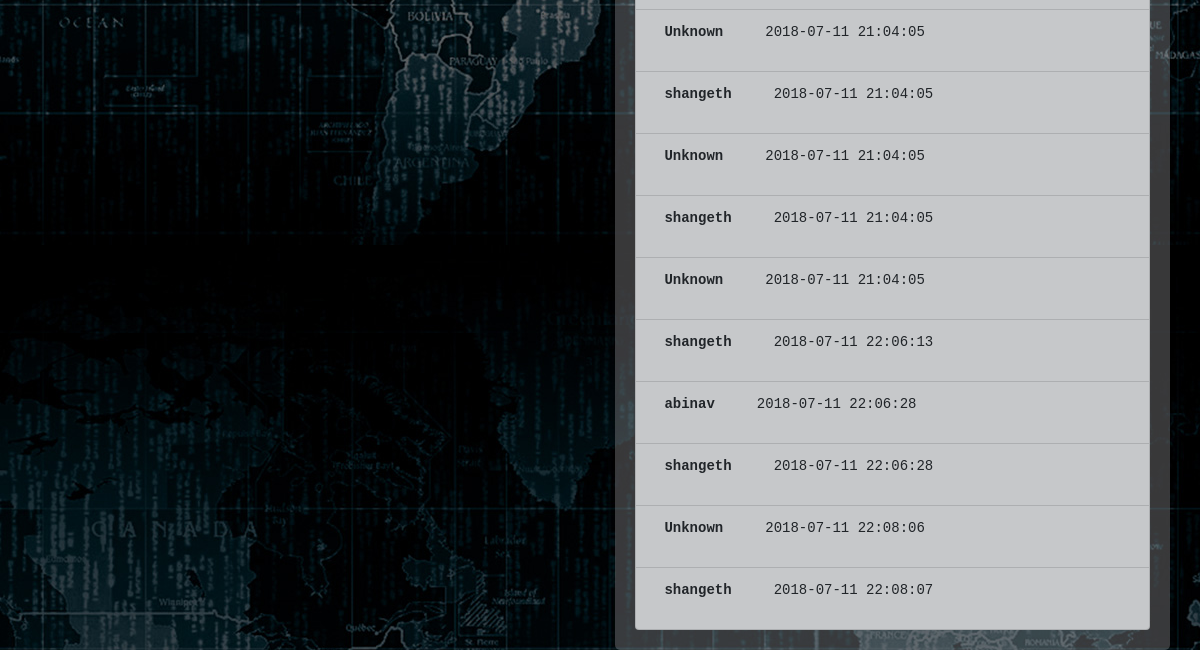
Before: / (lower part) with the older database file.
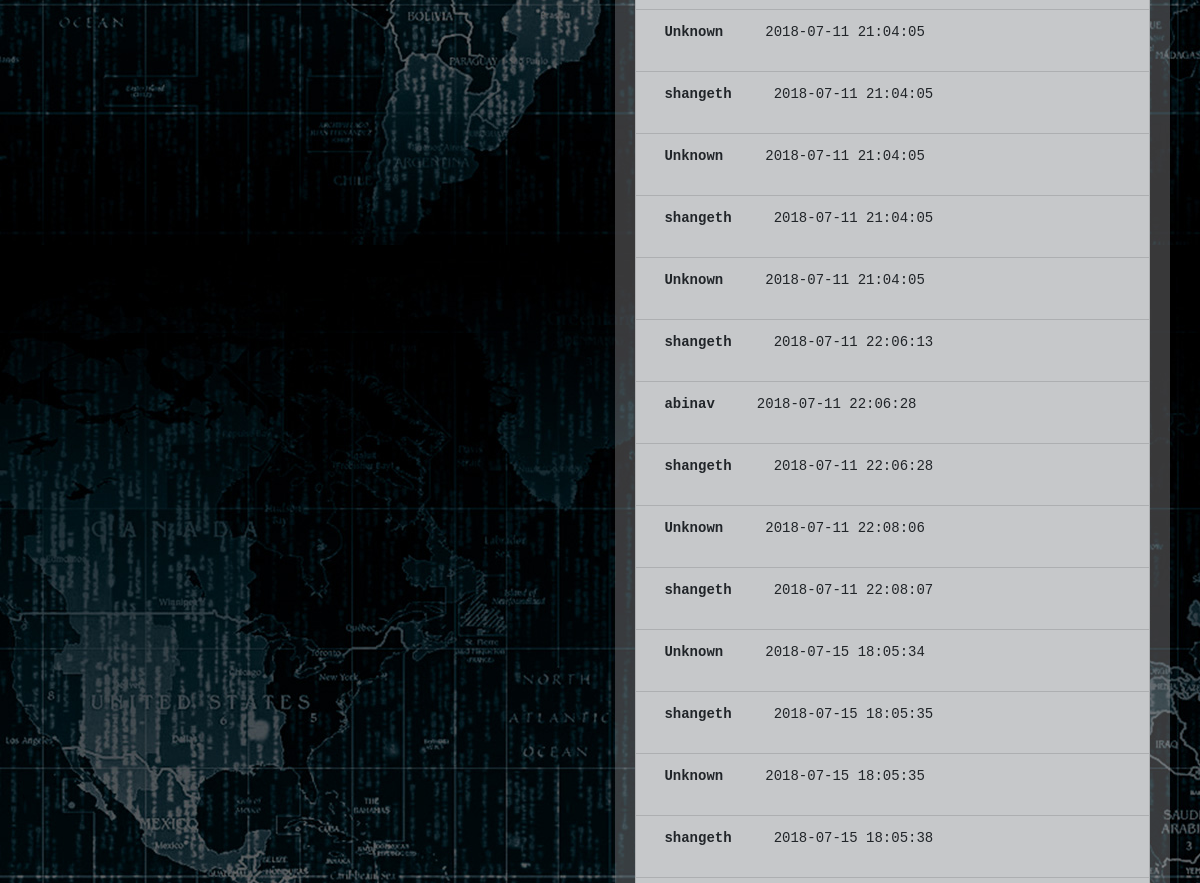
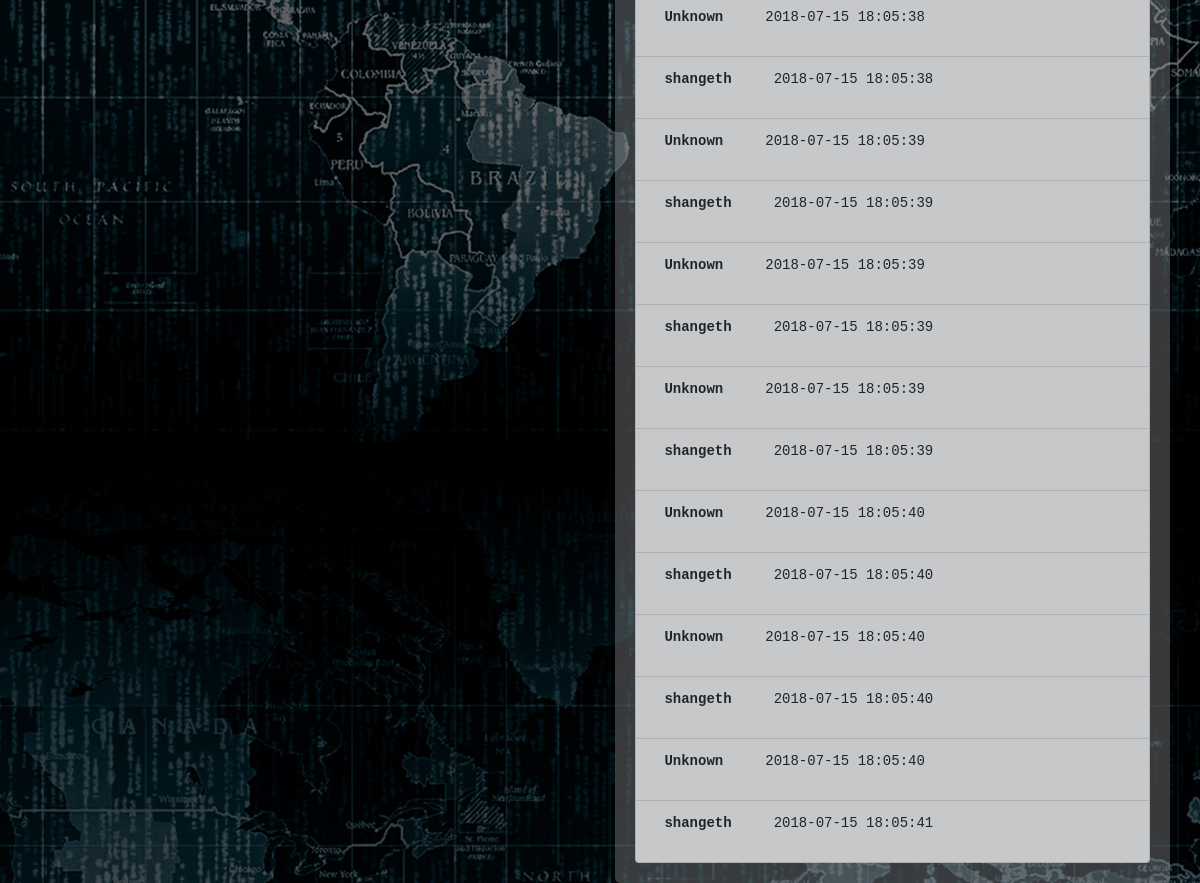
After: the same page with the newer database file (2 pictures, top to bottom).
### tables this page shows
CREATE TABLE `log` (
	`id`	INTEGER NOT NULL PRIMARY KEY AUTOINCREMENT UNIQUE,
	`visitor_name`	TEXT NOT NULL,
	`time`	TEXT NOT NULL
);

### server.py (the view)
@app.route('/')
def index():
    c = sqlite3.connect("faceInfoData.db")
    conn = c.cursor()
    cur = conn.execute("SELECT * FROM log ")
    logs=cur.fetchall()
    c.commit()
    conn.close()
    return render_template('home.html',logs=logs)

### templates/home.html (shortened to what this page needs)
{% extends "index2.html" %}
{% block content%}
<div class="container-fluid ">
    <div class="row align-items-start ">
<div class="col-md-6 outcol">
<div class="log">
<ol style="overflow: scroll;" class="list-group">
    {% for log in logs %}
        <li class="list-group-item list-group-item-dark"><pre><strong> {{ log[1] }}</strong>     {{ log[2] }}  </pre></li>
    {% endfor %}
    </ol>
</div>
</div>
</div>
</div>
{% endblock %}

### templates/index2.html (shortened to what this page needs)
<!doctype html>
<html lang="en">
  <head>
    <link rel="stylesheet" href="https://maxcdn.bootstrapcdn.com/bootstrap/4.0.0/css/bootstrap.min.css">
    <link rel="stylesheet" href="/static/css/style.css">
  </head>
  <body>
<div class="container-fluid">
    {% block content %}
    {% endblock %}
</div>
  </body>
</html>

### static/css/style.css (style rules this page uses)
body { background: url("cyber-security-background-14.jpg"); color: white; }
.log { background-color: rgba(184, 186, 188,0.3); padding: 20px; align-items: center; margin: 0 auto; width: 100%; ; border-radius: 5px; }
.outcol { display: inline-block; position: relative; top: 30px; }

Changed rows visible on the page:
added log: visitor_name "Unknown", time "2018-07-15 18:05:34"
added log: visitor_name "shangeth", time "2018-07-15 18:05:35"
added log: visitor_name "Unknown", time "2018-07-15 18:05:35"
added log: visitor_name "shangeth", time "2018-07-15 18:05:38"
added log: visitor_name "Unknown", time "2018-07-15 18:05:38"
added log: visitor_name "shangeth", time "2018-07-15 18:05:38"
added log: visitor_name "Unknown", time "2018-07-15 18:05:39"
added log: visitor_name "shangeth", time "2018-07-15 18:05:39"
added log: visitor_name "Unknown", time "2018-07-15 18:05:39"
added log: visitor_name "shangeth", time "2018-07-15 18:05:39"
added log: visitor_name "Unknown", time "2018-07-15 18:05:39"
added log: visitor_name "shangeth", time "2018-07-15 18:05:39"
added log: visitor_name "Unknown", time "2018-07-15 18:05:40"
added log: visitor_name "shangeth", time "2018-07-15 18:05:40"
added log: visitor_name "Unknown", time "2018-07-15 18:05:40"
added log: visitor_name "shangeth", time "2018-07-15 18:05:40"
added log: visitor_name "Unknown", time "2018-07-15 18:05:40"
added log: visitor_name "shangeth", time "2018-07-15 18:05:41"
